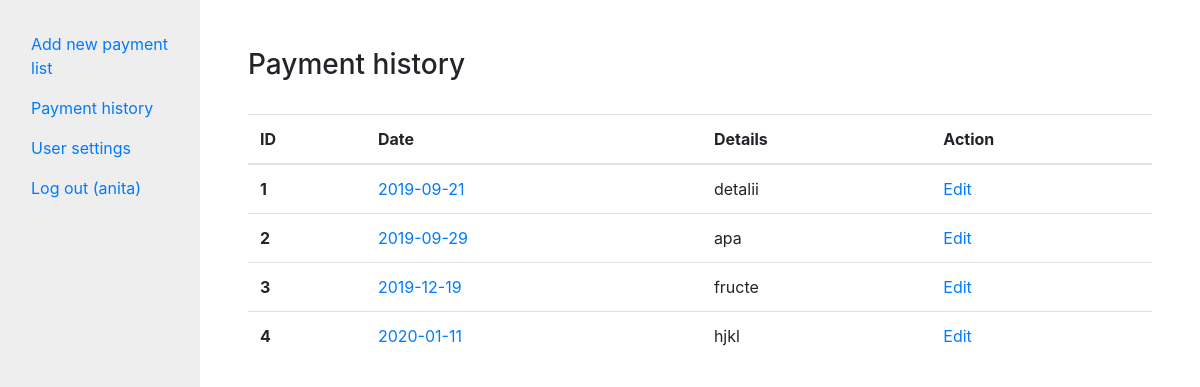
Screenshot of /paymenthistory.php (signed in) with the database file from the repository.
### tables this page shows
CREATE TABLE `payments` (
  `id` int(10) UNSIGNED NOT NULL,
  `date` date NOT NULL,
  `details` varchar(500) NOT NULL
);

### include/db/database.class.php (called while the page is built, shortened)
<?php
class Database {
    public function __construct()
    {
        $opt = [
            PDO::ATTR_ERRMODE            => PDO::ERRMODE_EXCEPTION,
            PDO::ATTR_DEFAULT_FETCH_MODE => PDO::FETCH_ASSOC,
        ];
        $link = 'mysql:host=localhost;dbname=plenty;charset=utf8';
        $this->connection = new PDO($link, 'root', '', $opt);
    }
}

### include/db/payment.class.php (called while the page is built, shortened)
<?php
require_once 'database.class.php';
class Payment extends Database{
    function getAll()
    {
        $query = $this->connection->query("select * from payments");
        return $query->fetchAll();
    }
}

### paymenthistory.php (the view, shortened to what this page needs)
<?php
include 'include/views/head.php';
include 'include/db/payment.class.php';
try {
  $paymentsDb = new Payment();
  $payments= $paymentsDb->getAll();
} catch(Exception $e) {
    $payments = [];
    $error = true;
}
?>
<body>
        <div class="container-fluid">
            <div class="row">
                <div class="col-2" style="background: #eee;">
                    <?php
                          include 'include/views/menu.php';
                    ?>
                </div>
        <div class="col-10 p-5">
            <h3>Payment history</h3>
              <br>
            <?php if(isset($error)):?>
              <div class="alert alert-danger">A aparut o eroare</div>
            <?php else:?>
              <table class="table">
                  <thead>
                    <tr>
                      <th>ID</th>
                      <th>Date</th>
                      <th>Details</th>
                      <?php if($_SESSION['admin']):?>
                         <th>Action</th>
                      <?php endif;?>
                    </tr>
                  </thead>
                  <tbody>
                    <?php foreach($payments as $payment): ?>
                      <tr>
                        <th scope="row"> <?php echo $payment['id']?> </th>
                        <td><a href="/aplicatie/paymentview.php?id=<?php echo $payment['id']?>"> <?php echo $payment["date"]?></a> </td>
                        <td><?php echo $payment["details"]?> </td>
                        <?php if($_SESSION['admin']):?>
                            <td>
                              <a href="editpayment.php?id=<?=$payment['id']?>">Edit</a>
                            </td>
                        <?php endif;?>
                      </tr>
                    <?php endforeach;?>
                  </tbody>
                </table>
            <?php endif;?>
        </div>
</body

### css/style.css (style rules this page uses)
* { box-sizing: border-box; padding:0; margin:0; }
body, html { padding:0; margin:0; }
body, html { margin: 0; padding: 0; height: 100%; background: #ffffff !important; }

### rows the page displays
payments: id "1", date "2019-09-21", details "detalii"
payments: id "2", date "2019-09-29", details "apa"
payments: id "3", date "2019-12-19", details "fructe"
payments: id "4", date "2020-01-11", details "hjkl"

### other values shown
$_SESSION['username'] "anita"
